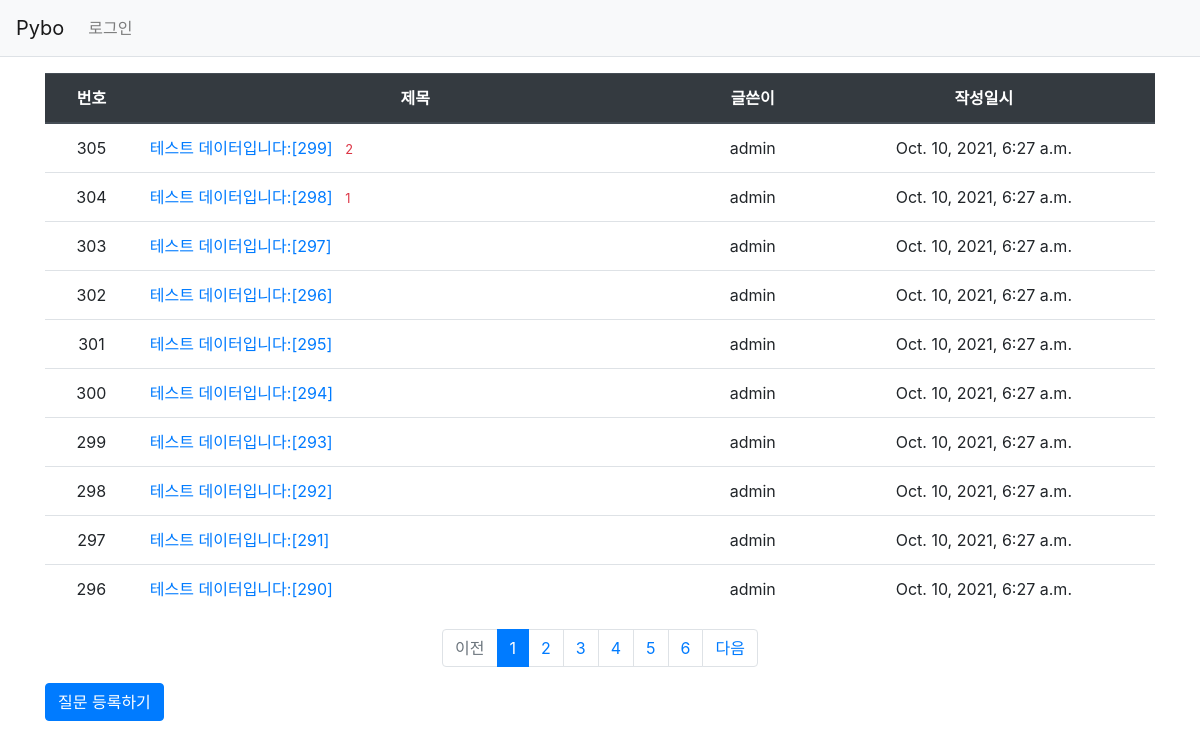
Page /pybo/ on the earlier database version.
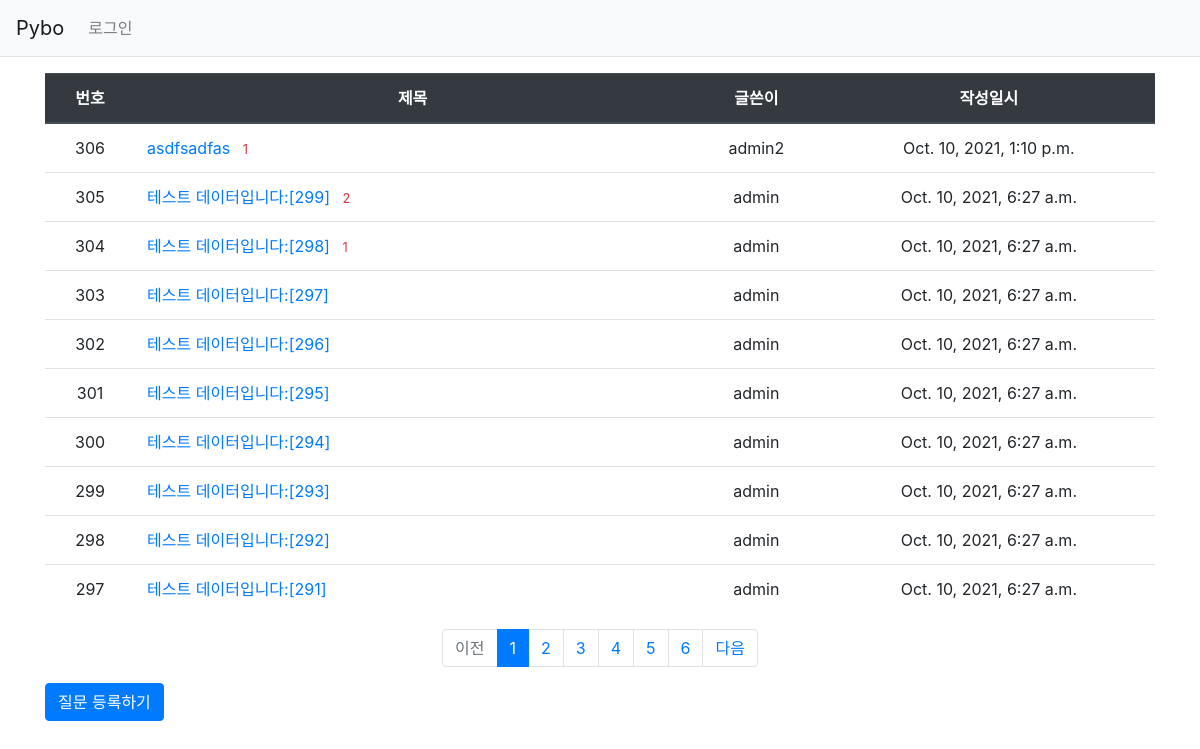
Same page on the later database version.
### pybo/models.py (models this page shows, shortened)
class Question(models.Model):
    author = models.ForeignKey(User, on_delete=models.CASCADE)
    subject = models.CharField(max_length=200)
    content = models.TextField()
    modify_date = models.DateTimeField(null=True, blank=True)
    create_date = models.DateTimeField()

### pybo/views.py (the view)
# urls.py: path('', views.index, name='index'), # '/' 에 해당되는 path
def index(request):
    page = request.GET.get('page', '1') # 페이지
    question_list = Question.objects.order_by('-create_date')
    paginator = Paginator(question_list, 10) # 페이지당 10개씩 보요주기
    page_obj = paginator.get_page(page)
    context = {'question_list': page_obj}
    return  render(request, 'pybo/question_list.html', context)

### pybo/templatetags/pybo_filter.py (called while the page is built)
@register.filter
def sub(value, arg):
    return value - arg

### templates/pybo/question_list.html
{% extends 'base.html' %}
{% load pybo_filter %}
{% block content %}
<div class="container my-3">
    <table class="table">
        <thead>
        <tr class="text-center thead-dark">
            <th>번호</th>
            <th style="width:50%">제목</th>
            <th>글쓴이</th>
            <th>작성일시</th>
        </tr>
        </thead>
        <tbody>
        {% if question_list %}
        {% for question in question_list %}
        <tr class="text-center">
            <td>
                {{ question_list.paginator.count|sub:question_list.start_index|sub:forloop.counter0|add:1 }}
            </td>
            <td class="text-left">
                <a href="{% url 'pybo:detail' question.id %}">{{ question.subject }}</a>
                {% if question.answer_set.count > 0 %}
                <span class="text-danger small ml-2">{{ question.answer_set.count }}</span>
                {% endif %}
            </td>
            <td>{{ question.author.username }}</td>
            <td>{{ question.create_date }}</td>
        </tr>
        {% endfor %}
        {% else %}
        <tr>
            <td colspan="3">질문이 없습니다.</td>
        </tr>
        {% endif %}
        </tbody>
    </table>
    <ul class="pagination justify-content-center">
        {% if question_list.has_previous %}
        <li class="page-item">
            <a class="page-link" href="?page={{ question_list.previous_page_number }}">이전</a>
        </li>
        {% else %}
        <li class="page-item disabled">
            <a class="page-link" tabindex="-1" aria-disabled="true" href="#">이전</a>
        </li>
        {% endif %}
        {% for page_number in question_list.paginator.page_range %}
        {% if page_number >= question_list.number|add:-5 and page_number <= question_list.number|add:5 %}
            {% if page_number == question_list.number %}
            <li class="page-item active" aria-current="page">
                <a class="page-link" href="?page={{ page_number }}">{{ page_number }}</a>
            </li>
            {% else %}
            <li class="page-item">
                <a class="page-link" href="?page={{ page_number }}">{{ page_number }}</a>
            </li>
            {% endif %}
        {% endif %}
        {% endfor %}
        {% if question_list.has_next %}
        <li class="page-item">
            <a class="page-link" href="?page={{ question_list.next_page_number }}">다음</a>
        </li>
        {% else %}
        <li class="page-item disabled">
            <a class="page-link" tabindex="-1" aria-disabled="true" href="#">다음</a>
        </li>
        {% endif %}
    </ul>
    <a href="{% url 'pybo:question_create' %}" class="btn btn-primary">질문 등록하기</a>
</div>
{% endblock %}

### templates/base.html (shortened to what this page needs)
{% load static %}
<!doctype html>
<html lang="ko">
    <head>
        <link rel="stylesheet" type="text/css" href="{% static 'bootstrap.min.css' %}">
        <link rel="stylesheet" type="text/css" href="{% static 'style.css' %}">
    </head>
    <body>
        {% include "navbar.html" %}
        {% block content %}
        {% endblock %}
    </body>
</html>

### templates/navbar.html (shortened to what this page needs)
<nav class="navbar navbar-expand-lg navbar-light bg-light border-bottom">
    <a class="navbar-brand" href="{% url 'pybo:index' %}">Pybo</a>
    <div class="collapse navbar-collapse flex-grow-0" id="navbarNav">
        <ul class="navbar-nav">
            <li class="nav-item ">
                {% if user.is_authenticated %}
                <a class="nav-link" href="{% url 'common:logout' %}">{{ user.username }} (로그아웃)</a>
                {% else %}
                <a class="nav-link" href="{% url 'common:login' %}">로그인</a>
                {% endif %}
            </li>
        </ul>
    </div>
</nav>

Differences in the rows shown:
no longer on this page (row unchanged): Question: paginator.count|sub "296", subject "테스트 데이터입니다:[290]", author.username "admin", create_date "Oct. 10, 2021, 6:27 a.m."
added Question: paginator.count|sub "306", subject "asdfsadfas", answer_set.count "1", author.username "admin2", create_date "Oct. 10, 2021, 1:10 p.m."
